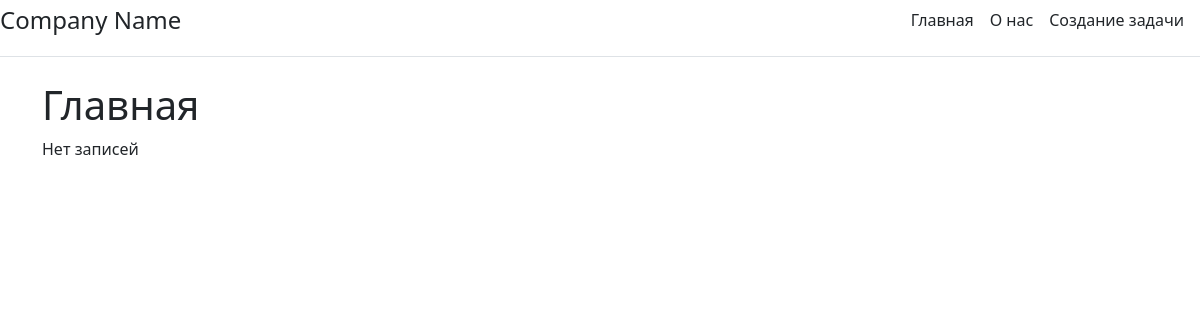
Before: / with the older database file.
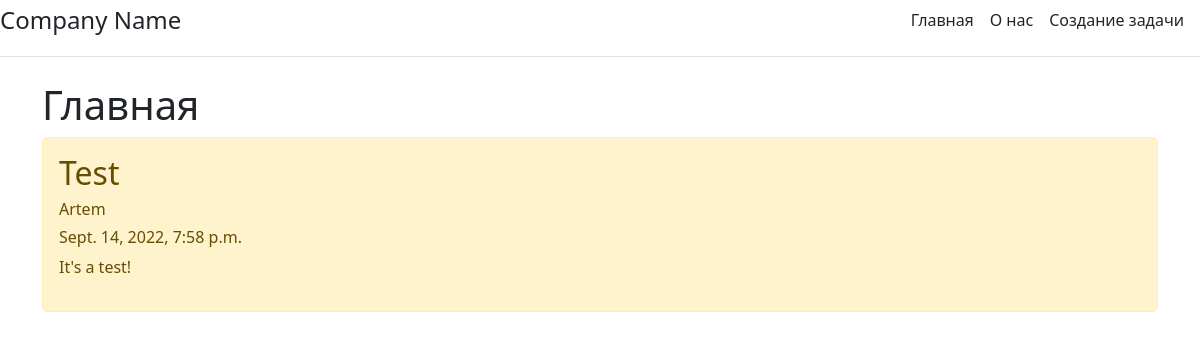
After: the same page with the newer database file.
### main/models.py (models this page shows, shortened)
class Task(models.Model):
    title = models.CharField('Title', max_length=60)
    task = models.TextField('Task')
    create_on = models.DateTimeField('Create on', auto_now_add=True)
    author = models.CharField('Author', max_length=40)
    class Meta:
        verbose_name="Задача"
        verbose_name_plural="Задачи"

### main/views.py (the view)
# urls.py: path('', views.index, name='home'),
def index(request):
    task = Task.objects.order_by('-create_on')
    context = {'title': 'Главная страница',
               'tasks': task
    }
    return render(request, 'index.html', context)

### main/templates/index.html (shortened to what this page needs)
{% extends 'base.html' %}
{% block content%}
    <h1>Главная</h1>
{% if tasks %}
    {% for el in tasks%}
        <div class="alert alert-warning mt-2">
            <h2>{{el.title}}</h2>
            <h6>{{el.author}}</h6>
            <h6>{{el.create_on}}</h6>
            <p>{{el.task}}</p>
        </div>
    {% endfor %}
{%else%}
    <p>Нет записей</p>
{% endif %}
{% endblock%}

Changed rows visible on the page:
added Task: title "Test", author "Artem", create_on "Sept. 14, 2022, 7:58 p.m.", task "It's a test!"
Other visible differences:
text no longer shown: "Нет записей"
